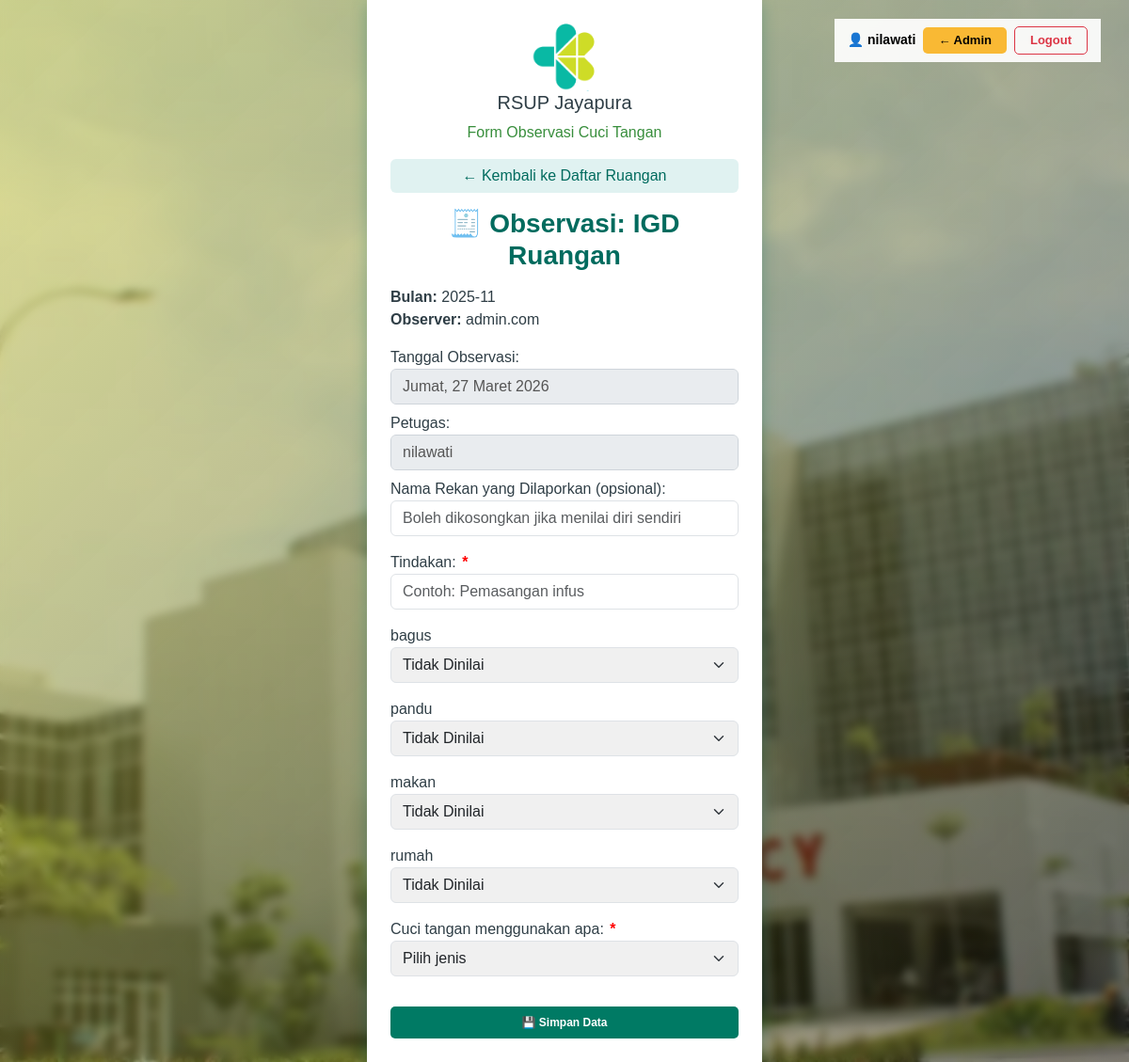
The app's page /user/form_observasi_cuci.php?id=53 (signed in) with its own data.
### tables this page shows
CREATE TABLE `data_observasi_cuci_tangan` (
  `id` int(11) NOT NULL,
  `bulan` varchar(50) DEFAULT NULL,
  `ruangan` varchar(100) DEFAULT NULL,
  `observer` varchar(100) DEFAULT NULL,
  `tanggal_input` timestamp NOT NULL DEFAULT current_timestamp(),
  `status` enum('aktif','selesai') DEFAULT 'aktif'
);

CREATE TABLE `users` (
  `id` int(11) NOT NULL,
  `username` varchar(50) NOT NULL,
  `password` varchar(255) NOT NULL,
  `role` enum('admin','user') NOT NULL,
  `nama` varchar(100) NOT NULL DEFAULT '',
  `ruangan` varchar(100) NOT NULL DEFAULT '',
  `jabatan` varchar(100) DEFAULT NULL
);

CREATE TABLE `cuci_tangan_fields` (
  `id` int(11) NOT NULL,
  `field_name` varchar(100) NOT NULL,
  `display_label` varchar(100) NOT NULL
);

### user/form_observasi_cuci.php (the view, shortened to what this page needs)
<?php
include '../config.php';
$id_observasi = $_GET['id'] ?? null;
$q = mysqli_query($conn, "SELECT * FROM data_observasi_cuci_tangan WHERE id='$id_observasi' LIMIT 1");
$data_observer = mysqli_fetch_assoc($q);
$username_login = $_SESSION['user']['username'];
$query_nama = mysqli_query($conn, "SELECT nama FROM users WHERE username='$username_login' LIMIT 1");
if ($row_nama = mysqli_fetch_assoc($query_nama)) {
    $petugas = $row_nama['nama'];
} else {
    $petugas = $_SESSION['user']['username'];
}
function tanggal_indo($tanggal) {
    $hari = [
        'Sunday' => 'Minggu', 'Monday' => 'Senin', 'Tuesday' => 'Selasa',
        'Wednesday' => 'Rabu', 'Thursday' => 'Kamis', 'Friday' => 'Jumat', 'Saturday' => 'Sabtu'
    ];
    $bulan = [
        '01'=>'Januari','02'=>'Februari','03'=>'Maret','04'=>'April','05'=>'Mei','06'=>'Juni',
        '07'=>'Juli','08'=>'Agustus','09'=>'September','10'=>'Oktober','11'=>'November','12'=>'Desember'
    ];
    $ts = strtotime($tanggal);
    return $hari[date('l',$ts)] . ", " . date('d',$ts) . " " . $bulan[date('m',$ts)] . " " . date('Y',$ts);
}
$tanggal_hari_ini = date('Y-m-d');
$tanggal_tampil = tanggal_indo($tanggal_hari_ini);
?>
<!DOCTYPE html>
<html lang="id">
<head>
<link rel="stylesheet" href="https://cdn.jsdelivr.net/npm/bootstrap@5.3.0/dist/css/bootstrap.min.css">
<link rel="stylesheet" href="../styles/style.css">
</head>
<body>
<div class="logout-box">
  👤 <?= htmlspecialchars($_SESSION['user']['nama']); ?>
  <?php if ($_SESSION['user']['role'] === 'admin'): ?>
    <a href="../user_admin.php" class="btn btn-warning btn-sm fw-semibold px-3 py-1">← Admin</a>
  <?php endif; ?>
  <a href="../logout.php" class="btn btn-outline-danger btn-sm fw-semibold px-3 py-1">Logout</a>
</div>
<div class="form-container">
    <div class="text-center mb-3">
        <img src="kemenkess.png" alt="Logo Kemenkes" style="width:70px;">
        <h5>RSUP Jayapura</h5>
        <p style="color:#388e3c;">Form Observasi Cuci Tangan</p>
    </div>
    <a href="form_input_cuci.php" class="btn btn-secondary w-100 mb-3">← Kembali ke Daftar Ruangan</a>
    <h3>🧾 Observasi: <?= htmlspecialchars($data_observer['ruangan']) ?></h3>
    <p>
       <strong>Bulan:</strong> <?= htmlspecialchars($data_observer['bulan']) ?><br>
       <strong>Observer:</strong> <?= htmlspecialchars($data_observer['observer']) ?>
    </p>
    <form method="POST">
        <label>Tanggal Observasi:</label>
        <input type="text" class="form-control mb-2" value="<?= $tanggal_tampil ?>" readonly>
        <label>Petugas:</label>
        <input type="text" class="form-control mb-2" value="<?= htmlspecialchars($petugas) ?>" readonly>
        <label>Nama Rekan yang Dilaporkan (opsional):</label>
        <input type="text" name="nama_rekan_dilaporkan" class="form-control mb-3" placeholder="Boleh dikosongkan jika menilai diri sendiri">
       <label>Tindakan: <span style="color:red;">*</span></label>
<input type="text" name="tindakan" class="form-control mb-3" placeholder="Contoh: Pemasangan infus" required>
        <?php
        $fields_query = mysqli_query($conn, "SELECT field_name, display_label FROM cuci_tangan_fields ORDER BY id ASC");
        while($f = mysqli_fetch_assoc($fields_query)): ?>
            <div class="mb-3">
                <label><?= htmlspecialchars($f['display_label']) ?></label><br>
                <select name="<?= htmlspecialchars($f['field_name']) ?>" class="form-select" onchange="updateSelectColor(this)">
                    <option value="Tidak Dinilai">Tidak Dinilai</option>
                </select>
            </div>
        <?php endwhile; ?>
   <label>Cuci tangan menggunakan apa: <span style="color:red;">*</span></label>
<select name="cuci_tangan_menggunakan" class="form-select mb-3" required>
    <option value="">Pilih jenis</option>
</select>
        <button type="submit" class="btn btn-primary w-100 mt-3">💾 Simpan Data</button>
    </form>
</div>
</body>
</html>

### admin/style.css (style rules this page uses)
* { margin: 0; padding: 0; box-sizing: border-box; font-family: "Poppins", sans-serif; }
body { background: #f6f9f8; color: #2f3e46; display: flex; min-height: 100vh; }
.btn-primary { background: linear-gradient(135deg, #007bff, #0056d6); color: white; border: none; padding: 9px 16px; border-radius: 8px; cursor: pointer; font-weight: 600; font-size: 14px; transition: background 0.2s; border-radius: 5px; }
* { box-sizing: border-box; }
.btn-primary, .btn-reset, .btn-export { background: #4a90e2; color: #fff; border: none; border-radius: 8px; padding: 8px 14px; cursor: pointer; font-size: 12px; border-radius: 5px; }
.btn-warning { background-color: #f9b934 !important; color: #000 !important; border: none !important; }
h3 { color: #006b5c; font-weight: 700; margin-bottom: 1rem; }
:root { --main-color: #007A64; }
.btn-success, .btn-primary { background-color: var(--main-color) !important; border-color: var(--main-color) !important; }

### user/form_observasi_cuci.php (style rules this page uses)
body { background: url('../rsupp.webp') no-repeat center center fixed; background-size: cover; font-family: "Poppins", sans-serif; position: relative; min-height: 100vh; display: flex; align-items: center; justify-content: center; }
body::before { content: ""; position: absolute; inset: 0; background: linear-gradient(to bottom right, rgba(218, 215, 48, 0.51), rgba(0,0,0,0.4)); backdrop-filter: blur(5px); z-index: 0; }
.form-container { position: relative; z-index: 2; max-width: 420px; width: 100%; background: white; box-shadow: 0 4px 16px rgba(0,107,94,0.3); padding: 25px; }
h3 { color: #006b5e; font-weight: 700; text-align: center; }
.btn-primary { background-color: #009688; border: none; }
.btn-secondary { background-color: #e0f2f1; color: #006b5e; border: none; font-weight: 500; }
select.form-select { transition: all 0.3s ease; }
.logout-box { position: absolute; top: 20px; right: 30px; display: flex; align-items: center; gap: 8px; background: rgba(255,255,255,0.92); padding: 8px 14px; font-weight: 600; font-size: 14px; color: #000; backdrop-filter: blur(5px); }
.logout-box .btn { font-size: 13px; padding: 4px 10px; border-radius: 5px; }
input[readonly] { background-color: #e9ecef !important; color: #555; cursor: not-allowed; pointer-events: none; user-select: none; border: 1px solid #ced4da; }
label span[style*="color:red"] { font-weight: bold; margin-left: 2px; }

### records on screen
data_observasi_cuci_tangan: ruangan "IGD Ruangan", bulan "2025-11", observer "admin.com"
users: nama "nilawati"
cuci_tangan_fields: display_label "bagus", bagus "Tidak Dinilai"
cuci_tangan_fields: display_label "pandu", pandu "Tidak Dinilai"
cuci_tangan_fields: display_label "makan", makan "Tidak Dinilai"
cuci_tangan_fields: display_label "rumah", rumah "Tidak Dinilai"

### other values on screen
$_SESSION['user']['nama'] "nilawati"
